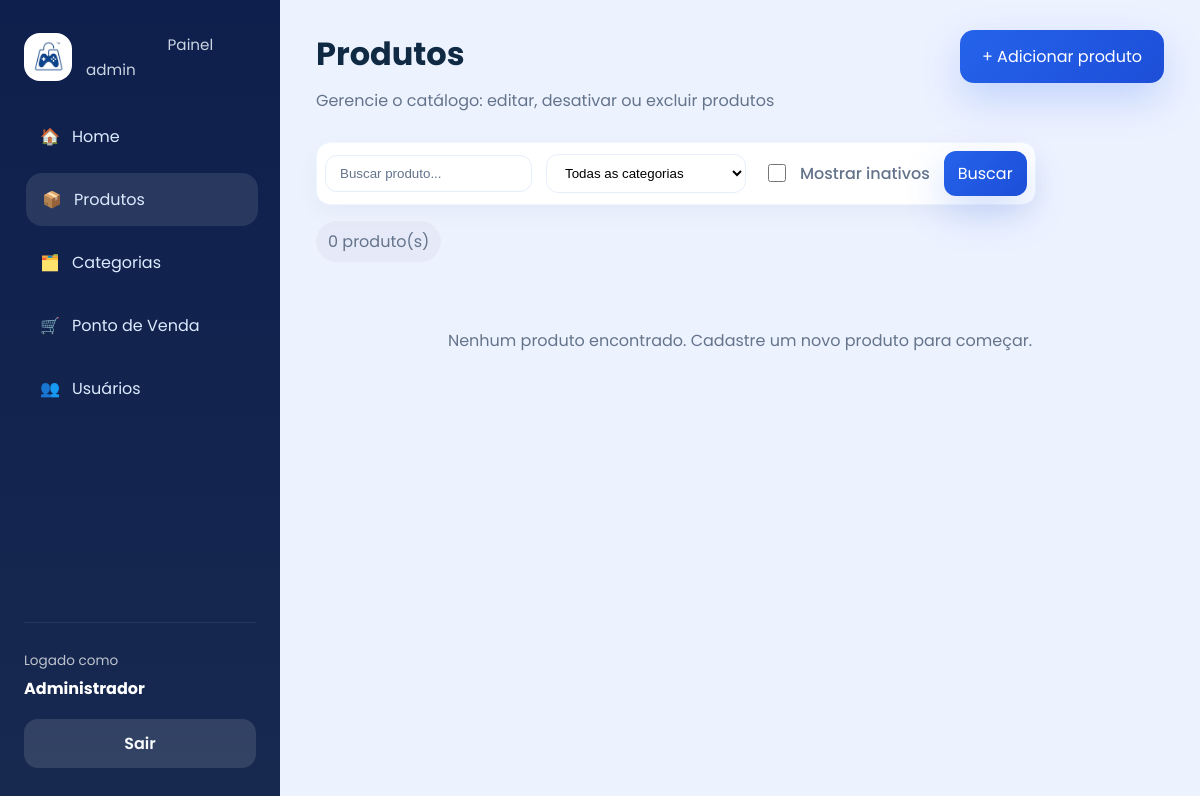
/produtos/ (signed in), run on an earlier commit of the app's database.
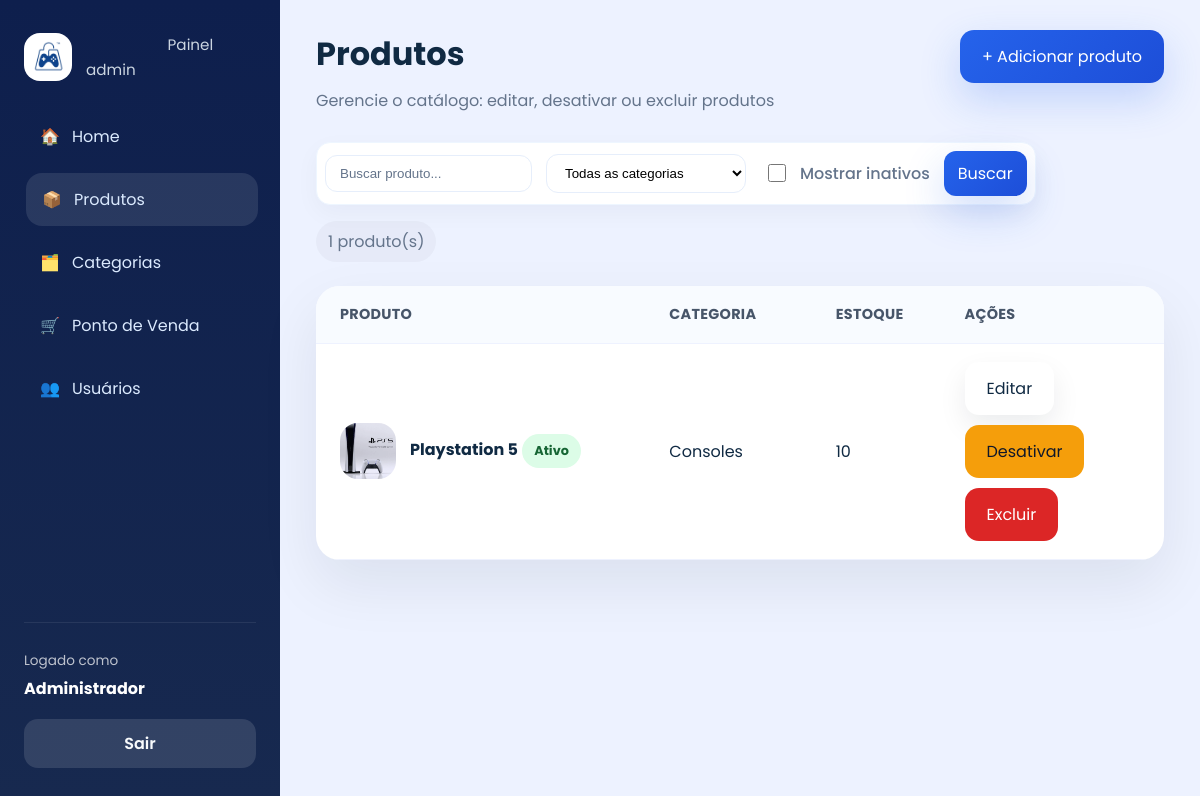
And on a later commit of the database.
### app/models/produto.py (models this page shows, shortened)
class Produto(Base):
    __tablename__ = "produtos"
    id = Column(Integer, primary_key=True, autoincrement=True, index=True)
    nome = Column(String(167), nullable=False, index=True)
    preco = Column(Float, nullable=False, default=0.0)
    descricao = Column(String(255), nullable=True)
    estoque_atual = Column(Integer, nullable=False, default=0)
    ativo = Column(Boolean, default=True)
    imagem_path = Column(String(255), nullable=True)
    categoria_id = Column(Integer, ForeignKey("categorias.id", ondelete="SET NULL"), nullable=True)
    categoria = relationship("Categoria", back_populates="produtos")

### app/models/categoria.py (models this page shows)
class Categoria(Base):
    __tablename__ = "categorias"
    id = Column(Integer, primary_key=True, autoincrement=True, index=True)
    nome = Column(String(167), nullable=False, unique=True)
    descricao = Column(String(255), nullable=True)
    ativo = Column(Boolean, default=True)
    produtos = relationship("Produto", back_populates="categoria", lazy="select")

### app/controllers/produto_controller.py (the view)
@router.get("/")
def listar_produtos(
    request: Request,
    busca: str = "",
    categoria_id: int = 0,       # 0 = todas as categorias
    mostrar_inativos: bool = False,  # toggle para exibir também produtos inativos
    db: Session = Depends(get_db),
    usuario = Depends(get_usuario_logado)
):
    query = db.query(Produto)
    if not mostrar_inativos:
        query = query.filter(Produto.ativo == True)
    if busca:
        query = query.filter(Produto.nome.ilike(f"%{busca}%"))
    if categoria_id:
        query = query.filter(Produto.categoria_id == categoria_id)
    produtos    = query.order_by(Produto.nome).all()
    categorias  = db.query(Categoria).filter(Categoria.ativo == True).all()
    return templates.TemplateResponse(
        request,
        "admin/produtos.html",
        {
            "request":      request,
            "usuario":      usuario,
            "produtos":     produtos,
            "categorias":   categorias,
            "busca":        busca,
            "categoria_id": categoria_id,
            "mostrar_inativos": mostrar_inativos,
            "page_title":   "Produtos",
            "page_subtitle":"Gerencie o catálogo: editar, desativar ou excluir produtos",
            "css_path":     "css/admin.css",
            "active":       "produtos",
            "extra_button": {"href": "/produtos/novo", "label": "+ Adicionar produto"},
        }
    )

### app/templates/admin/produtos.html (shortened to what this page needs)
{% extends "admin/base.html" %}
{% block content %}
<div class="page-actions">
  <form class="search-bar" action="/produtos" method="get">
    <input type="text" name="busca" placeholder="Buscar produto..." value="{{ busca }}">
    <select name="categoria_id">
      <option value="0">Todas as categorias</option>
    </select>
    <label style="margin-left:8px; display:inline-flex; align-items:center;">
      <input type="checkbox" name="mostrar_inativos" value="true" {% if mostrar_inativos %}checked{% endif %} style="margin-right:6px;"> Mostrar inativos
    </label>
    <button type="submit" class="btn btn-primary">Buscar</button>
  </form>
  <span class="detail-pill">{{ produtos|length }} produto(s)</span>
</div>
{% if produtos %}
<div class="table-card">
  <div class="table-row header">
    <div>Produto</div>
    <div>Categoria</div>
    <div>Estoque</div>
    <div>Ações</div>
  </div>
  {% for produto in produtos %}
  <div class="table-row">
    <div class="product-info">
      <img src="{{ produto.imagem_url }}" alt="{{ produto.nome }}">
      <div>
        <strong>{{ produto.nome }}</strong>
        <span class="status-badge {% if produto.ativo %}active{% else %}inactive{% endif %}">{{ 'Ativo' if produto.ativo else 'Inativo' }}</span>
      </div>
    </div>
    <div>{{ produto.categoria.nome if produto.categoria else 'Sem categoria' }}</div>
    <div>{{ produto.estoque_atual }}</div>
    <div class="actions">
      <a href="/produtos/{{ produto.id }}/editar" class="btn btn-secondary">Editar</a>
      {% if produto.ativo %}
      <form action="/produtos/{{ produto.id }}/desativar" method="post"><button type="submit" class="btn btn-warning">Desativar</button></form>
      {% else %}
      <form action="/produtos/{{ produto.id }}/ativar" method="post"><button type="submit" class="btn btn-success">Ativar</button></form>
      {% endif %}
      <form action="/produtos/{{ produto.id }}/deletar" method="post"><button type="submit" class="btn btn-danger">Excluir</button></form>
    </div>
  </div>
  {% endfor %}
</div>
{% else %}
<div class="empty-state">Nenhum produto encontrado. Cadastre um novo produto para começar.</div>
{% endif %}
{% endblock %}

### app/templates/admin/base.html (shortened to what this page needs)
<!DOCTYPE html>
<html lang="pt-br">
<head>
  <link rel="stylesheet" href="{{ request.url_for('static', path=css_path) }}">
</head>
<body>
  <div class="admin-layout">
    <aside class="sidebar">
      <div class="brand-block">
        <img src="{{ request.url_for('static', path='img/logo.png') }}" alt="EasyStore" class="brand-logo">
        <div>
          <strong>EasyStore</strong>
          <span>Painel admin</span>
        </div>
      </div>
      <nav class="sidebar-nav">
        <a href="/admin" class="{% if active == 'home' %}active{% endif %}"><span>🏠</span>Home</a>
        <a href="/produtos" class="{% if active == 'produtos' %}active{% endif %}"><span>📦</span>Produtos</a>
        <a href="/categorias" class="{% if active == 'categorias' %}active{% endif %}"><span>🗂️</span>Categorias</a>
        <a href="/admin/pos" class="{% if active == 'pos' %}active{% endif %}"><span>🛒</span>Ponto de Venda</a>
        <a href="/usuarios" class="{% if active == 'usuarios' %}active{% endif %}"><span>👥</span>Usuários</a>
      </nav>
      <div class="sidebar-footer">
        <div class="profile-card">
          <span>Logado como</span>
          <strong>{{ admin.nome if admin else 'Administrador' }}</strong>
        </div>
        <a href="/auth/logout" class="logout-btn">Sair</a>
      </div>
    </aside>
    <main class="admin-content">
      <header class="topbar">
        <div>
          <h1>{{ page_title }}</h1>
          {% if page_subtitle %}
          <p class="subtitle">{{ page_subtitle }}</p>
          {% endif %}
        </div>
        {% if extra_button %}
        <a href="{{ extra_button.href }}" class="btn btn-primary">{{ extra_button.label }}</a>
        {% endif %}
      </header>
      <section class="page-body">
        {% block content %}{% endblock %}
      </section>
    </main>
  </div>
</body>
</html>

What changed in the data, as far as the page shows it:
now on this page (row edited): Produto: imagem_url (picture), nome "Playstation 5", ativo "Ativo", categoria "Consoles", estoque_atual "10"
Also different on the page:
{{ produtos|length }}: "0" → "1"
text no longer shown: "Nenhum produto encontrado. Cadastre um novo produto para começar."
text now shown: "PRODUTO CATEGORIA ESTOQUE AÇÕES"
